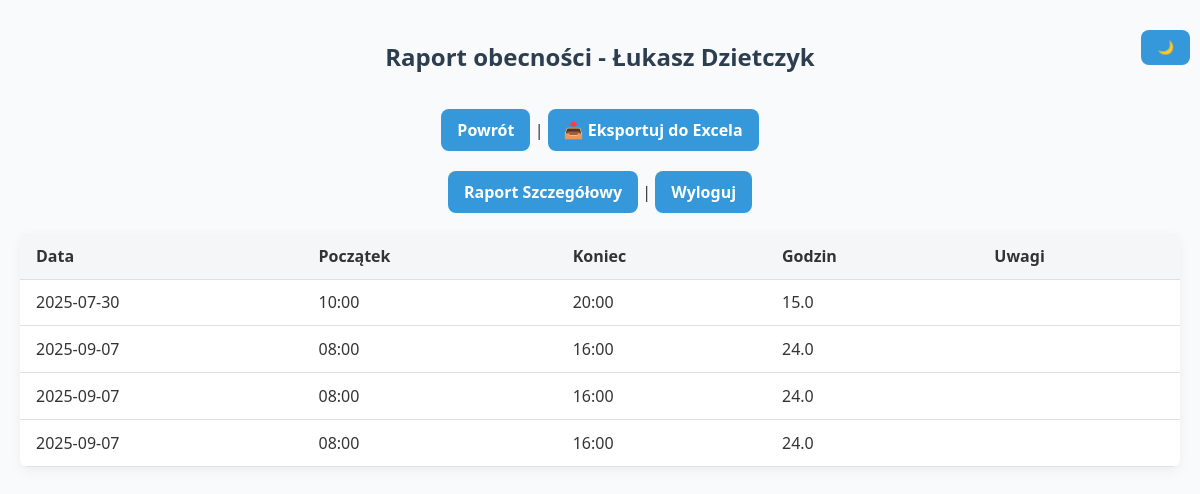
The page /raport (signed in) on the database its author committed.
### app.py (models this page shows)
class User(db.Model):
    id = db.Column(db.Integer, primary_key=True)
    username = db.Column(db.String(80), unique=True, nullable=False)
    firstname = db.Column(db.String(80), unique=False, nullable=False)
    lastname = db.Column(db.String(80), unique=False, nullable=False)
    password_hash = db.Column(db.String(128), nullable=False)

class Attendance(db.Model):
    id = db.Column(db.Integer, primary_key=True)
    user_id = db.Column(db.Integer, db.ForeignKey('user.id'), nullable=False)
    date = db.Column(db.Date, nullable=False)
    start_time = db.Column(db.Time, nullable=False)
    end_time = db.Column(db.Time, nullable=False)
    work_type = db.Column(db.String(50), nullable=False)
    description = db.Column(db.Text, nullable=True)
    timestamp = db.Column(db.DateTime, default=datetime.utcnow)

### app.py (the view)
@app.route('/raport')
def raport():
    if 'user_id' not in session:
        return redirect(url_for('login'))
    user = User.query.get(session['user_id'])
    entries = Attendance.query.filter_by(user_id=user.id).order_by(Attendance.date).all()
    grouped = defaultdict(list)
    for e in entries:
        grouped[e.date].append(e)
    raport_data = []
    for date, day_entries in grouped.items():
        total_hours = 0
        details = []
        for e in day_entries:
            start_dt = datetime.combine(e.date, e.start_time)
            end_dt = datetime.combine(e.date, e.end_time)
            duration = (end_dt - start_dt).total_seconds() / 3600  # godziny jako float
            if e.work_type.lower() == "nadgodziny":
                duration *= 1.5  # przelicznik
            total_hours += duration
            details.append(e)
        raport_data.append({
            'date': date,
            'entries': details,
            'total_hours': round(total_hours, 2),
        })
    return render_template('raport.html', raport_data=raport_data, username=user.username, firstname=user.firstname, lastname=user.lastname, datetime=datetime)

### templates/raport.html (shortened to what this page needs)
<!DOCTYPE html>
<html lang="pl">
<head>
    <link rel="stylesheet" href="{{ url_for('static', filename='css/style.css') }}">
</head>
<body>
    <h2>Raport obecności - {{ firstname }} {{ lastname }}</h2>
    <p>
        <a href="{{ url_for('attendance') }}" class="btn">Powrót</a> |
        <a href="{{ url_for('raport_export') }}" class="btn">📥 Eksportuj do Excela</a><br>
        <a href="{{ url_for('raport_details') }}" class="btn">Raport Szczegółowy</a> |
        <a href="{{ url_for('logout') }}" class="btn">Wyloguj</a>
    </p>
    <table class="reptab">
        <thead>
            <tr>
                <th>Data</th>
                <th>Początek</th>
                <th>Koniec</th>
                <th>Godzin</th>
                <th>Uwagi</th>
            </tr>
        </thead>
        <tbody>
            {% for day in raport_data %}
                {% for e in day.entries %}
                <tr>
                    <td>{{ e.date }}</td>
                    <td>{{ e.start_time.strftime('%H:%M') }}</td>
                    <td>{{ e.end_time.strftime('%H:%M') }}</td>
                    <td>{{ day.total_hours }}</td>
                    <td class="desc">{{ e.description or '' }}</td>
                </tr>
                {% endfor %}
            {% endfor %}
        </tbody>
    </table>
    <button id="toggle-dark-mode" style="position: fixed; top: 10px; right: 10px; z-index: 999;">
    </button>
</body>
</html>

### static/css/style.css (style rules this page uses)
body { font-family: 'Segoe UI', Tahoma, Geneva, Verdana, sans-serif; background: #f9fafb; color: #333; margin: 0; padding: 20px; }
h2 { text-align: center; color: #2c3e50; margin-bottom: 1rem; }
button, input[type="submit"], a.btn { display: inline-block; background-color: #3498db; color: #fff; padding: 10px 16px; margin-top: 20px; border: none; border-radius: 8px; text-decoration: none; font-weight: bold; cursor: pointer; transition: background-color 0.2s ease; }
.reptab { width: 100%; border-collapse: collapse; margin-top: 20px; background-color: #fff; box-shadow: 0 4px 12px rgba(0,0,0,0.05); border-radius: 8px; overflow: hidden; }
.reptab th, .reptab td { padding: 12px 16px; border-bottom: 1px solid #e0e0e0; text-align: left; }
.reptab th { background-color: #f4f6f8; font-weight: bold; }
.desc { max-width: 300px; word-wrap: break-word; }
p { text-align: center; margin-bottom: 20px; }

### rows shown on the page
User: firstname "Łukasz", lastname "Dzietczyk"
Attendance: date "2025-07-30", start_time "10:00", end_time "20:00", total_hours "15.0"
Attendance: date "2025-09-07", start_time "08:00", end_time "16:00", total_hours "24.0"
Attendance: date "2025-09-07", start_time "08:00", end_time "16:00", total_hours "24.0"
Attendance: date "2025-09-07", start_time "08:00", end_time "16:00", total_hours "24.0"
